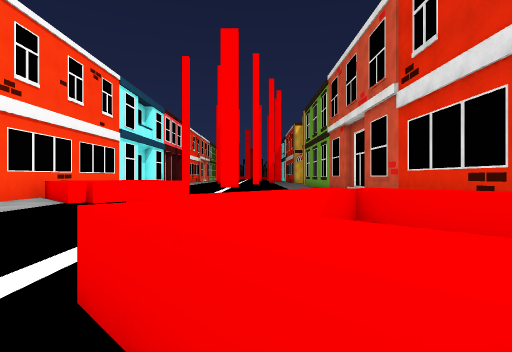
View 1 (above)

16 first-person views from a walk through a Unity game level. The camera is 1.3 m above the floor, looks level and sees 80° across. The floor is counted in squares, 2 m on a side. Each view is taken from the middle of a square. On the plan, view 1 faces up. The plan holds only what a view shows up to about 10 squares ahead; the rest is blank. The place goes on beyond the plan. The player character is not drawn. Surface patterns are stand-ins for the level's own textures.

View 2
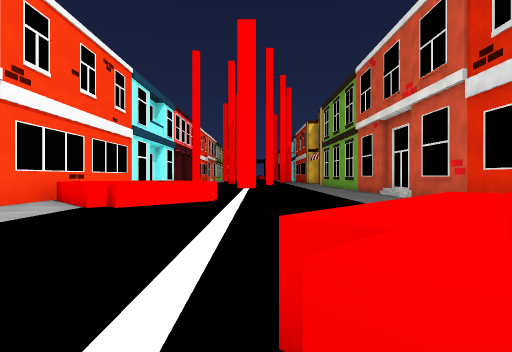

View 3
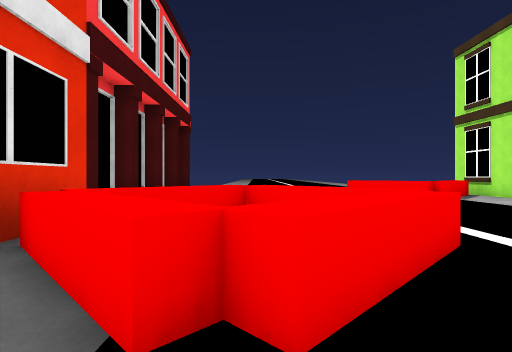

View 4
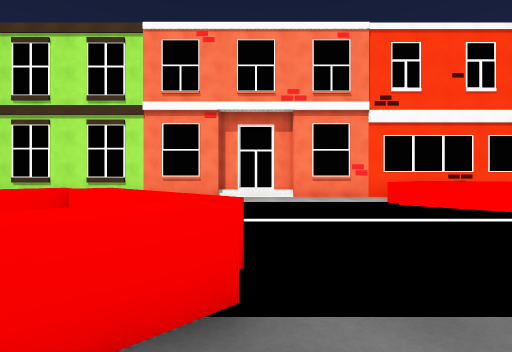

View 5
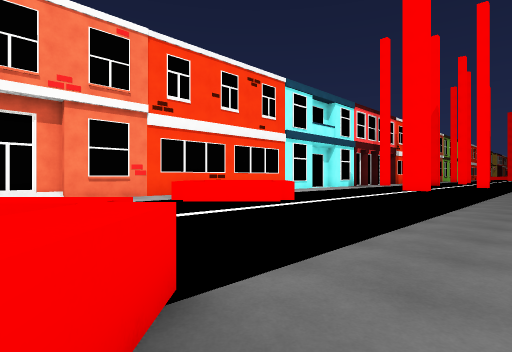

View 6
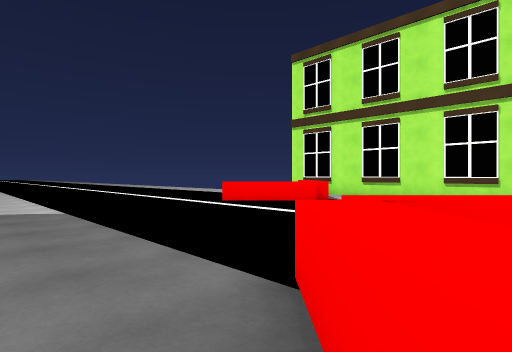

View 7
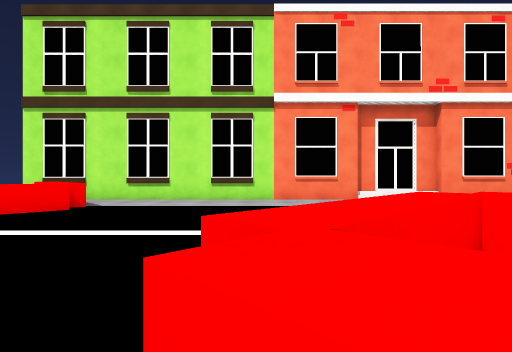

View 8
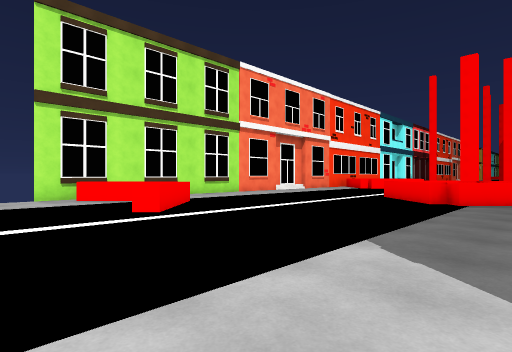

View 9
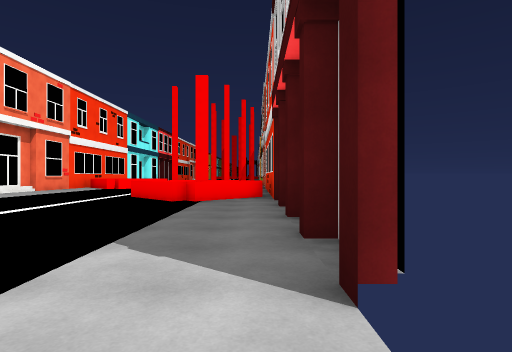

View 10
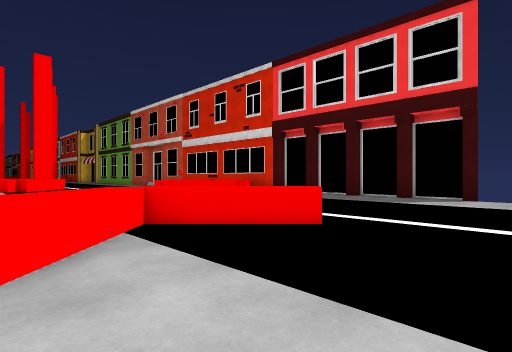

View 11
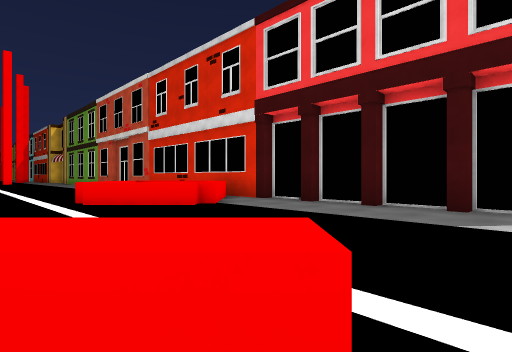

View 12
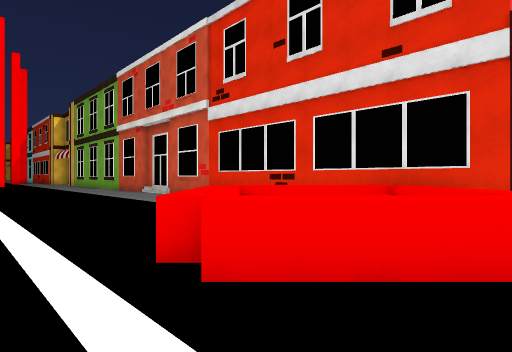

View 13
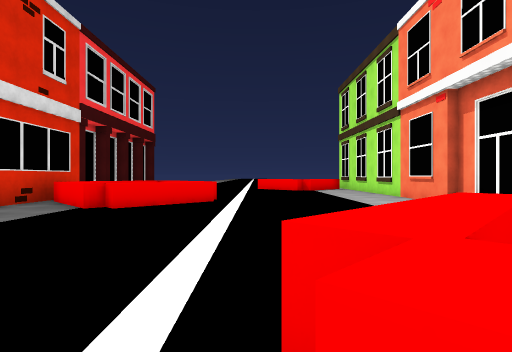

View 14
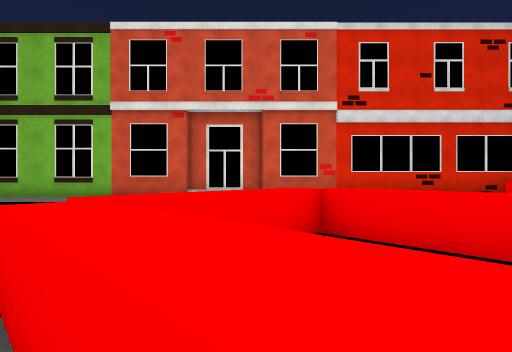

View 15
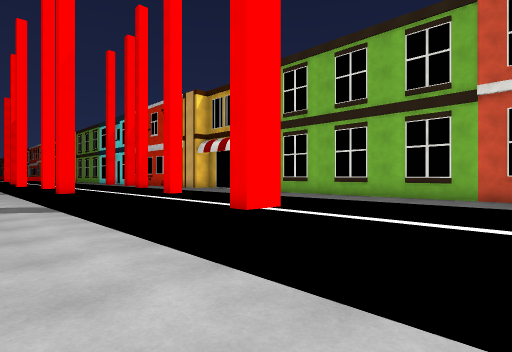

View 16
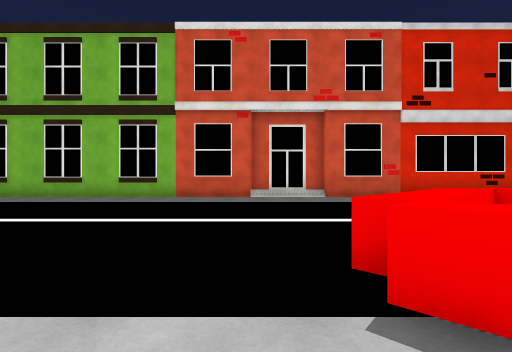

### Floor plan
Key: @ floor where view 1 was taken; # wall or solid block; . floor; = window, fence, low wall or low ledge; ^ raised ledge.
Columns run from 7 left of view 1 to 4 right of it. Each row starts with its distance up from view 1.
 22      ..
 21   .  ..
 20   .  ..    #
 19   .  ..  ..#
 18  ..  #   ..#
 17  ..  ..  ..#
 16  ..  ..  ..#
 15  ..  ..  ..#
 14  ..  ..  ..#
 13  ..  ..  ..#
 12 #..  ..  ..#
 11 # .^...  ..#
 10 #.^.^..  ..#
  9 #^..^^.  ..#
  8 #.^^^..  ..#
  7 #... ..  ..#
  6 #..  ..  ..#
  5 #..  .. ...#
  4 #..  .. ^..#
  3 #..  ..^^^.#
  2 #..  .^^..^#
  1 #..  ..^.^.#
  0 #..  ..@^..#
 -1 #..  ......#
 -2 #..  ......#
 -3 #..  ......#
 -4 #.^^...  ..#
 -5 #^^ ^=.  ..#
 -6 #.. ...  ..#
 -7  ..  ..  ..
 -8  .   ..   .

Positions as (right, up) in squares from view 1, and headings:
1: (0, 0), facing up
2: (-1, 1), facing up
3: (1, 5), facing down
4: (3, 4), facing left
5: (3, 3), facing up-left
6: (3, 1), facing down-left
7: (2, 0), facing left
8: (3, -8), facing up-left
9: (3, -8), facing up
10: (-6, -8), facing up-right
11: (-3, -6), facing up-right
12: (-2, 0), facing up-right
13: (-2, 10), facing down
14: (-6, 10), facing right
15: (-6, 13), facing up-right
16: (-6, 12), facing right
